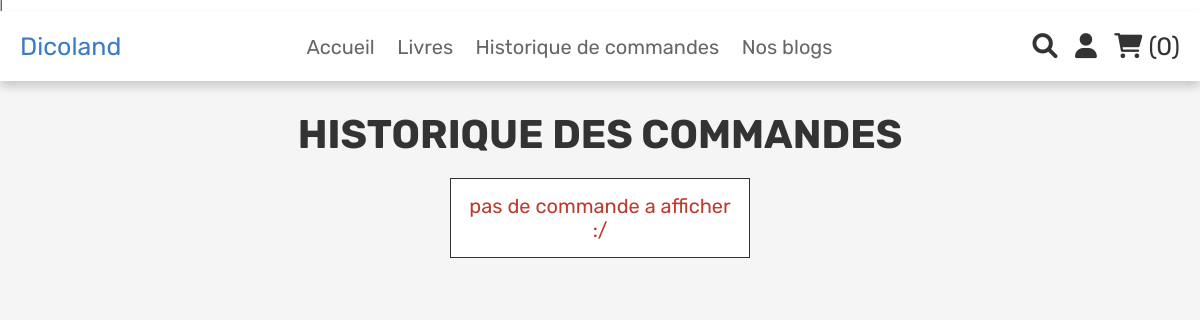
The page /user_orders.php (signed in) on the database as committed earlier.
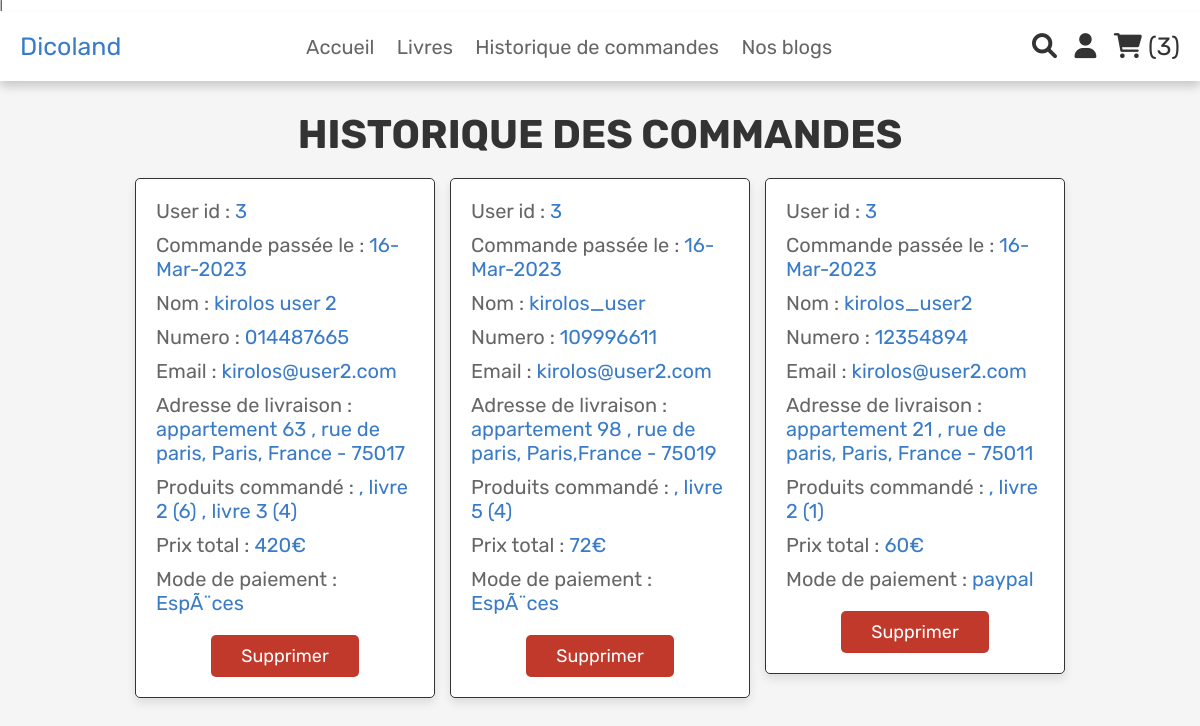
The same page on the database as committed later.
### tables this page shows
CREATE TABLE `orders` (
  `id` int(100) NOT NULL,
  `user_id` int(100) NOT NULL,
  `name` varchar(100) NOT NULL,
  `number` varchar(12) NOT NULL,
  `email` varchar(100) NOT NULL,
  `method` varchar(50) NOT NULL,
  `address` varchar(500) NOT NULL,
  `total_products` varchar(1000) NOT NULL,
  `total_price` int(100) NOT NULL,
  `placed_on` varchar(50) NOT NULL,
  `payment_status` varchar(20) NOT NULL DEFAULT 'pending'
);

### user_orders.php (the view, shortened to what this page needs)
<?php
include 'config.php';
$user_id = $_SESSION['user_id'];
?>
<!DOCTYPE html>
<html lang="en">
<head>
   <link rel="stylesheet" href="https://cdnjs.cloudflare.com/ajax/libs/font-awesome/6.0.0/css/all.min.css">
   <link rel="stylesheet" href="css/admin_style.css">
   <link rel="stylesheet" href="css/style.css">
</head>
<body>
<?php include 'header.php'; ?>
<section class="orders">
   <h1 class="title">Historique des commandes</h1>
   <div class="box-container">
      <?php
      $select_orders = mysqli_query($conn, "SELECT * FROM `orders` where user_id = $user_id") or die('query failed');
      if(mysqli_num_rows($select_orders) > 0){
         while($fetch_orders = mysqli_fetch_assoc($select_orders)){
      ?>
      <div class="box">
         <p> User id : <span><?php echo $fetch_orders['user_id']; ?></span> </p>
         <p> Commande passée le : <span><?php echo $fetch_orders['placed_on']; ?></span> </p>
         <p> Nom : <span><?php echo $fetch_orders['name']; ?></span> </p>
         <p> Numero : <span><?php echo $fetch_orders['number']; ?></span> </p>
         <p> Email : <span><?php echo $fetch_orders['email']; ?></span> </p>
         <p> Adresse de livraison  : <span><?php echo $fetch_orders['address']; ?></span> </p>
         <p> Produits commandé : <span><?php echo $fetch_orders['total_products']; ?></span> </p>
         <p> Prix total : <span><?php echo $fetch_orders['total_price']; ?>€</span> </p>
         <p> Mode de paiement : <span><?php echo $fetch_orders['method']; ?></span> </p>
         <form action="" method="post">
            <a href="admin_orders.php?delete=<?php echo $fetch_orders['id']; ?>" onclick="return confirm('Voulez vous supprimer la commande ?');" class="delete-btn">Supprimer</a>
         </form>
      </div>
      <?php
         }
      }else{
         echo '<p class="empty">pas de commande a afficher :/</p>';
      }
      ?>
   </div>
</section>
</body>
</html>

### header.php (shortened to what this page needs)
<header class="header">
         <p>  <a href="login.php"></a> | <a href="register.php"></a> </p>
   <div class="header-2">
      <div class="flex">
         <a href="home.php" class="logo">Dicoland</a>
         <nav class="navbar">
            <a href="home.php">Accueil</a>
            <a href="shop.php">Livres</a>
            <a href="user_orders.php">Historique de commandes</a>
            <a href="#blogs">Nos blogs</a>
        </nav>
         <div class="icons">
            <a href="search_page.php" class="fas fa-search"></a>
            <div id="user-btn" class="fas fa-user"></div>
            <?php
               $select_cart_number = mysqli_query($conn, "SELECT * FROM `cart` WHERE user_id = '$user_id'") or die('query failed');
               $cart_rows_number = mysqli_num_rows($select_cart_number);
            ?>
            <a href="cart.php"> <i class="fas fa-shopping-cart"></i> <span>(<?php echo $cart_rows_number; ?>)</span> </a>
         </div>
      </div>
   </div>
</header>

Rows that differ between the two databases and show on the page:
added orders: user "3", placed_on "16-Mar-2023", name "kirolos user 2", number "014487665", email "kirolos@user2.com", address "appartement 63 , rue de paris, Paris, France - 75017", total_products ", livre 2 (6) , livre 3 (4)", total_price "420", method "EspÃ¨ces"
added orders: user "3", placed_on "16-Mar-2023", name "kirolos_user", number "109996611", email "kirolos@user2.com", address "appartement 98 , rue de paris, Paris,France - 75019", total_products ", livre 5 (4)", total_price "72", method "EspÃ¨ces"
added orders: user "3", placed_on "16-Mar-2023", name "kirolos_user2", number "12354894", email "kirolos@user2.com", address "appartement 21 , rue de paris, Paris, France - 75011", total_products ", livre 2 (1)", total_price "60", method "paypal"
Other text that changed with them:
$cart_rows_number: "0" → "3"
text no longer shown: "pas de commande a afficher :/"
